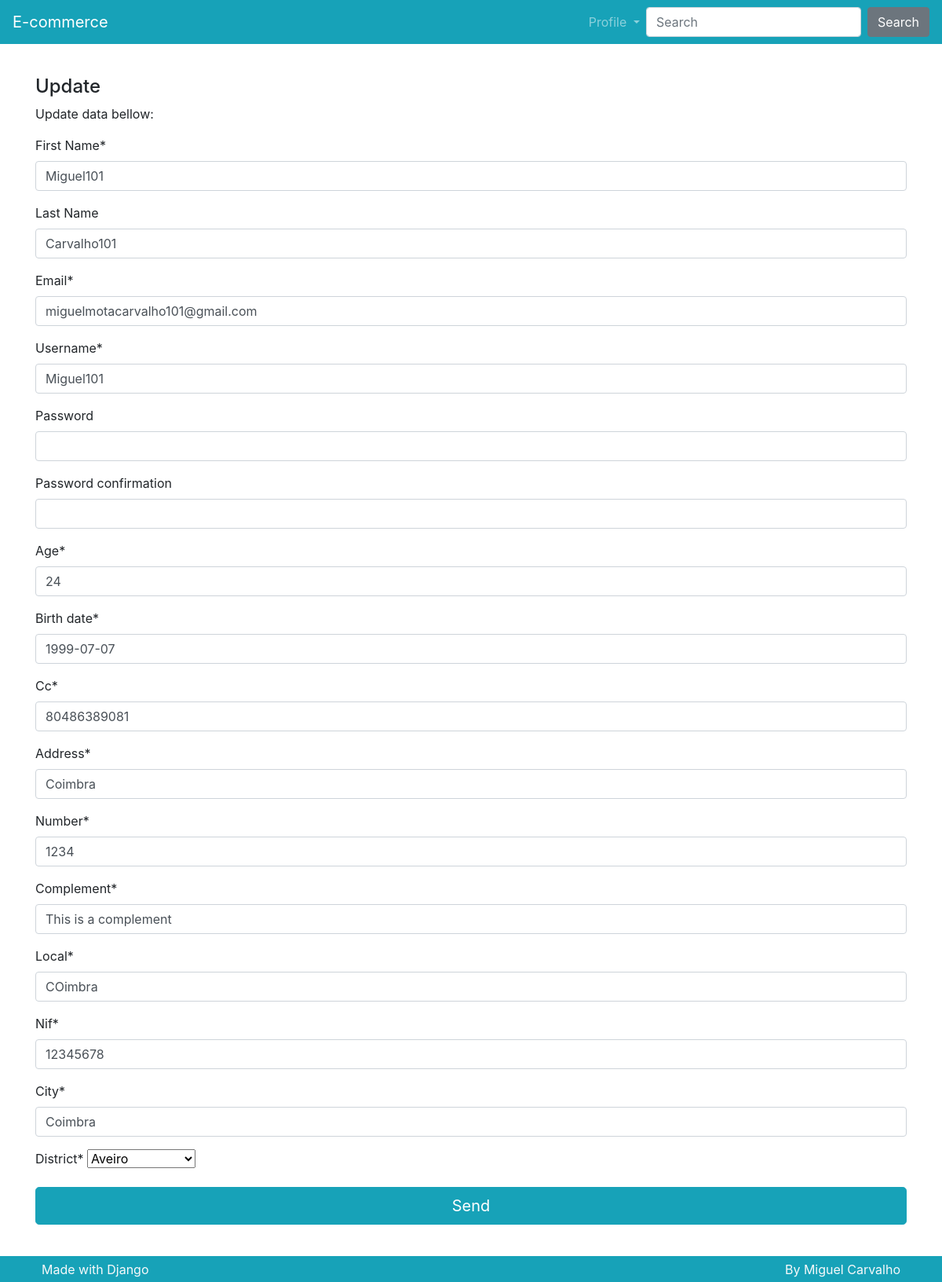
Before: /profile/ (signed in) with the older database file.
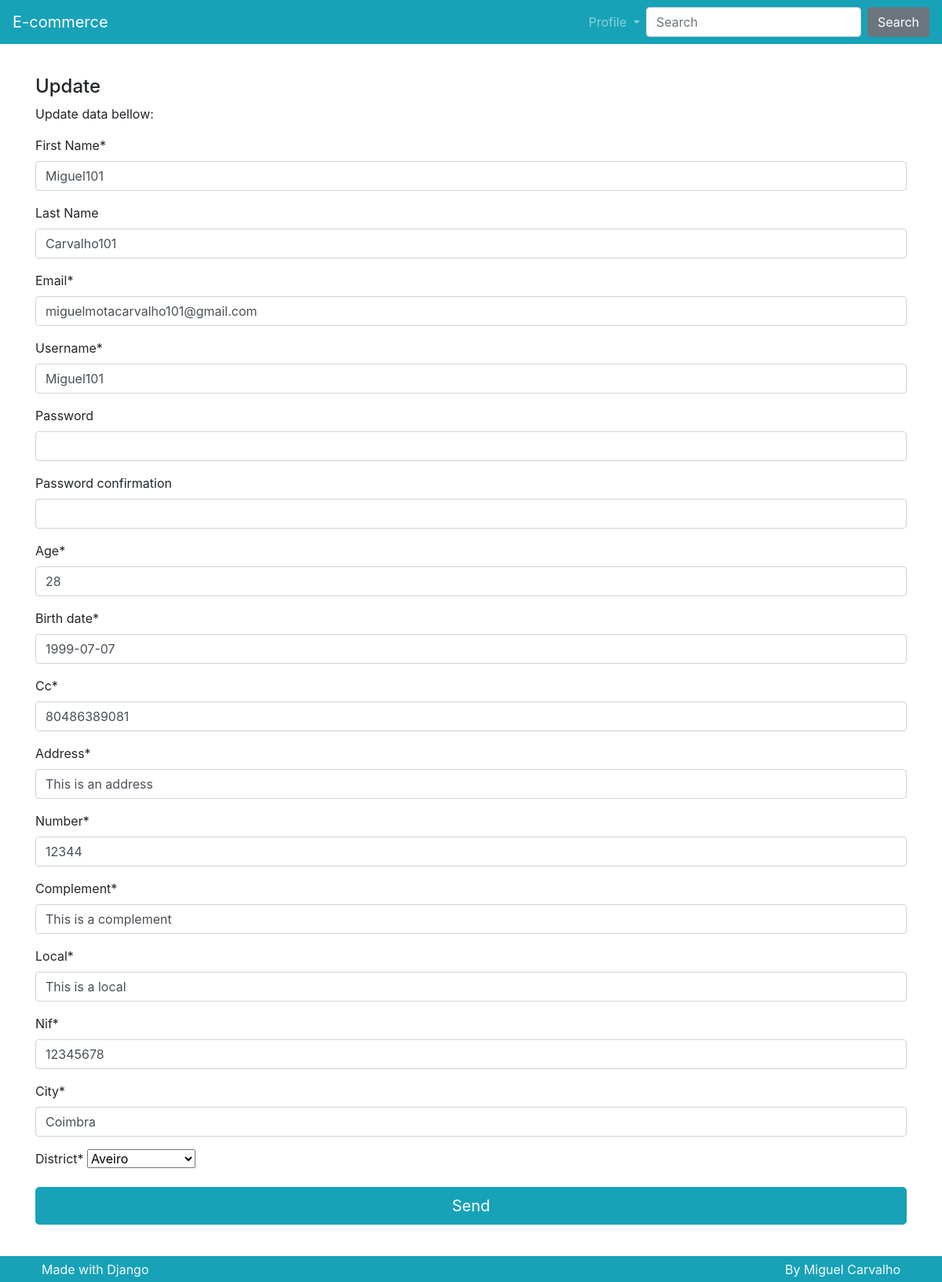
After: the same page with the newer database file.
### profiles/models.py (models this page shows, shortened)
class UserProfile(models.Model):
    class Meta:
        verbose_name = 'UserProfile'
        verbose_name_plural = 'UserProfiles'
    user = models.OneToOneField(User, on_delete=models.CASCADE)
    age = models.PositiveIntegerField()
    birth_date = models.DateField()
    cc = models.CharField(max_length=11)
    address = models.CharField(max_length=50)
    number = models.CharField(max_length=5)
    complement = models.CharField(max_length=30)
    local = models.CharField(max_length=30)
    nif = models.CharField(max_length=8)
    city = models.CharField(max_length=30)
    district = models.CharField(
        default='',
        max_length=2,
        choices=(('AV', 'Aveiro'),
                 ('BJ', 'Beja'),
                 ('BR', 'Braga'),
                 ('BG', 'Bragança'),
                 ('CA', 'Castelo Branco'),
                 ('CB', 'Coimbra'),
                 ('EV', 'Évora'),
                 ('FA', 'Faro'),
                 ('PO', 'Portalegre'),
                 ('SA', 'Santarém'),
                 ('SE', 'Setúbal'),
                 ('VR', 'Vila Real'),
                 ('VI', 'Viseu'),
                 )
    )

### profiles/views.py (the view)
# urls.py: path('', views.Create.as_view(), name="create"),
class Create(BaseProfile):
    def post(self, request: HttpRequest, *args: Any, **kwargs: Any):
        if not self.userform.is_valid() or not self.profileform.is_valid():
            messages.error(
                self.request, 'Error in forms. Check all the fields.')
            return self.renderizar
        print("ENTREIIIIIIIIIIIIII - so dps de dados enviaddos no forms!")
        username = self.userform.cleaned_data.get('username')
        password = self.userform.cleaned_data.get('password1')
        email = self.userform.cleaned_data.get('email')
        first_name = self.userform.cleaned_data.get('first_name')
        last_name = self.userform.cleaned_data.get('last_name')
        if request.user.is_authenticated:
            user = get_object_or_404(User, username=request.user.username)
            user.username = username
            if password:  # se mudar perco a sessao e consequentemente o carrinho de compras
                user.set_password(password)
            user.email = email
            user.first_name = first_name
            user.last_name = last_name
            user.save()
            if not self.perfil:  # usuario logado mas sem perfil!
                self.profileform.cleaned_data['user'] = user
                profile = models.UserProfile(**self.profileform.cleaned_data)
                profile.save()
            else:  # para atualizar!
                profile = self.profileform.save(commit=True)
                profile.user = user  # so para garantir
                profile.save()
        else:
            user = self.userform.save(commit=False)
            user.set_password(password)
            user.save()
            profile = self.profileform.save(commit=False)
            profile.user = user
            profile.save()
        if password:
            autentica = authenticate(
                self.request, username=user.username, password=password)
            if autentica:  # loga o usuario apos alterar a senha
                login(self.request, user=user)
        self.request.session['cart'] = self.cart
        self.request.session.save()
        messages.success(self.request, f'{user} created/updated sucessfully!')
        messages.success(self.request, f'{user} login sucessfully!')
        return redirect('product:cart')

### profiles/forms.py (shortened to what this page needs)
class UserForm(forms.ModelForm):  # ta a fazer update e create
    first_name = forms.CharField(
        widget=forms.TextInput(),
        label='First Name',
        required=True
    )
    last_name = forms.CharField(
        widget=forms.TextInput(),
        label='Last Name',
        required=False
    )
    email = forms.EmailField(
        widget=forms.EmailInput(),
        label='Email',
        required=True
    )
    username = forms.CharField(
        widget=forms.TextInput(),
        label='Username',
        required=True
    )
    password1 = forms.CharField(
        widget=forms.PasswordInput(),
        label='Password',
        required=False  # false to update!
    )
    password2 = forms.CharField(
        widget=forms.PasswordInput(),
        label='Password confirmation',
        required=False  # false to update!
    )
    def __init__(self, user=None, *args, **kwargs):  # if user already logged in
        super().__init__(*args, **kwargs)
        self.user = user
    class Meta:
        model = User
        fields = ('first_name', 'last_name',
                  'email',
                  'username', 'password1', 'password2')

class ProfileForm(forms.ModelForm):  # validacoes ja feitas no models!
    class Meta:
        model = models.UserProfile
        fields = '__all__'
        exclude = ('user',)

### profiles/views.py (called while the page is built)
    def get(self, request: HttpRequest, *args: Any, **kwargs: Any) -> HttpResponse:
        return self.renderizar

### profiles/templates/profiles/update.html
{% extends "profiles/create.html" %}
{% block titleRegister %}
<h4>Update</h4>
        <p>Update data bellow:</p>
{% endblock titleRegister %}

### profiles/templates/profiles/create.html (shortened to what this page needs)
{% extends "base.html" %}
{% load crispy_forms_tags %}
{% block content %}
<div class="row">
    <div class="col-lg mt-3">
        {% block titleRegister %}{% endblock  %}
        <form method="POST" action="">
            {{ userform|crispy }}
            {{ profileform|crispy }}
            <div class="row">
                <div class="col">
                  <button class="btn btn-primary btn-block btn-lg" type="submit">Send</button>
                </div>
              </div>
        </form>
    </div>
</div>
{% endblock content %}

### templates/base.html (shortened to what this page needs)
{% include "partials/_head.html" %}
<body>
{% include "partials/_header.html" %}
    <main class="container mt-4 mb-4">
        {% block content %}{% endblock content %}
    </main>
    {% include "partials/_footer.html" %}
</body>
</html>

### templates/partials/_head.html (shortened to what this page needs)
{% load static %}<!doctype html>
<html lang="en">
<head>
    <link rel="stylesheet" href="{% static 'assets/bootstrap/css/bootstrap.css'%}">
    <link rel="stylesheet" href="{% static 'assets/custom/css/style.css' %}">
</head>

### templates/partials/_header.html (shortened to what this page needs)
    {% load omfilters %}
    <nav class="navbar navbar-dark bg-primary navbar-expand-lg">
        <a class="navbar-brand" href="{% url "product:lista" %}">E-commerce</a>
        <div class="collapse navbar-collapse" id="navbarSupportedContent">
            <ul class="navbar-nav ml-auto">
                {% if request.user.is_authenticated %}
                <li class="nav-item dropdown">
                    <a class="nav-link dropdown-toggle" href="#" id="navbarDropdown" role="button"
                        data-toggle="dropdown" aria-haspopup="true" aria-expanded="false">
                        Profile
                    </a>
                </li>
                {% endif %}
            </ul>
            <form class="form-inline my-2 my-lg-0">
                <input class="form-control mr-sm-2" type="search" placeholder="Search" aria-label="Search">
                <button class="btn btn-secondary my-2 my-sm-0" type="submit">Search</button>
            </form>
        </div>
    </nav>

### templates/partials/_footer.html (shortened to what this page needs)
{% load static %}<footer class="container-fluid bg-primary">
    <div class="container text-light">
        <div class="row">
            <div class="col">
                <div class="p-1">
                    <span class="align-middle p-1">Made with Django</span>
                </div>
            </div>
            <div class="col">
                <div class="p-1 text-right">
                    <span class="align-middle p-1">By Miguel Carvalho</span>
                </div>
            </div>
        </div>
    </div>
</footer>

Changed rows visible on the page:
removed UserProfile: age "24", birth_date "1999-07-07", cc "80486389081", address "Coimbra", number "1234", complement "This is a complement", local "COimbra", nif "12345678", city "Coimbra", district "Aveiro"
added UserProfile: age "28", birth_date "1999-07-07", cc "80486389081", address "This is an address", number "12344", complement "This is a complement", local "This is a local", nif "12345678", city "Coimbra", district "Aveiro"
